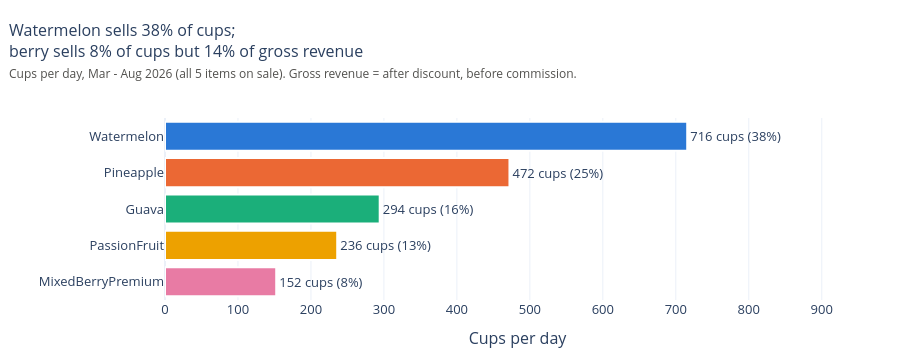

The notebook cell this image was saved under:
### Markdown cell above
### 1.3 Which items sell most when all 5 exist?

### Code cell
MIX_START, MIX_END = "2026-03-01", "2026-08-31"
sales_mix = per_day(MIX_START, MIX_END, "sku").reindex(ITEMS)
sales_mix.columns = ["cups_per_day", "revenue_thb_per_day"]
sales_mix["share_cups_pct"] = sales_mix["cups_per_day"] / sales_mix["cups_per_day"].sum() * 100
sales_mix["share_revenue_pct"] = sales_mix["revenue_thb_per_day"] / sales_mix["revenue_thb_per_day"].sum() * 100
sales_mix["avg_price_thb"] = sales_mix["revenue_thb_per_day"] / sales_mix["cups_per_day"]
sales_mix = sales_mix.sort_values("cups_per_day", ascending=False)
n_mix_days = (pd.Timestamp(MIX_END) - pd.Timestamp(MIX_START)).days + 1
mix_rev = hourly.loc[hourly["date"].between(MIX_START, MIX_END), "gross_revenue_thb"].sum()
assert np.isclose(sales_mix["revenue_thb_per_day"].sum() * n_mix_days, mix_rev)
display(sales_mix.round(1))

top, berry_row = sales_mix.iloc[0], sales_mix.loc["MixedBerryPremium"]
fig = px.bar(sales_mix.reset_index(), x="cups_per_day", y="sku", orientation="h", color="sku",
             color_discrete_map=ITEM_COLORS, category_orders={"sku": list(sales_mix.index)},
             text=[f"{c:.0f} cups ({s:.0f}%)" for c, s in zip(sales_mix["cups_per_day"], sales_mix["share_cups_pct"])],
             labels={"cups_per_day": "Cups per day", "sku": ""})
fig.update_traces(textposition="outside", cliponaxis=False, marker_line_color="white", marker_line_width=2,
                  hovertemplate="%{y}: %{x:.0f} cups a day<extra></extra>")
fig.update_layout(height=360, showlegend=False, xaxis_range=[0, sales_mix["cups_per_day"].max() * 1.35],
                  title=subtitle(
                      f"Watermelon sells {top['share_cups_pct']:.0f}% of cups; berry sells {berry_row['share_cups_pct']:.0f}% "
                      f"of cups but {berry_row['share_revenue_pct']:.0f}% of gross revenue",
                      "Cups per day, Mar - Aug 2026 (all 5 items on sale). Gross revenue = after discount, before commission."))
fig.show()

### Figure 1 — Plotly figure (JSON) as saved in the notebook; plotly's stock layout.template omitted (floating-point values rounded to 4 significant figures)
{"data": [{"cliponaxis": false, "hovertemplate": "%{y}: %{x:.0f} cups a day<extra></extra>", "legendgroup": "Watermelon", "marker": {"color": "#2a78d6", "line": {"color": "white", "width": 2}, "pattern": {"shape": ""}}, "name": "Watermelon", "orientation": "h", "showlegend": true, "text": ["716 cups (38%)"], "textposition": "outside", "type": "bar", "x": [715.6], "xaxis": "x", "y": ["Watermelon"], "yaxis": "y"}, {"cliponaxis": false, "hovertemplate": "%{y}: %{x:.0f} cups a day<extra></extra>", "legendgroup": "Pineapple", "marker": {"color": "#eb6834", "line": {"color": "white", "width": 2}, "pattern": {"shape": ""}}, "name": "Pineapple", "orientation": "h", "showlegend": true, "text": ["472 cups (25%)"], "textposition": "outside", "type": "bar", "x": [472.0], "xaxis": "x", "y": ["Pineapple"], "yaxis": "y"}, {"cliponaxis": false, "hovertemplate": "%{y}: %{x:.0f} cups a day<extra></extra>", "legendgroup": "Guava", "marker": {"color": "#1baf7a", "line": {"color": "white", "width": 2}, "pattern": {"shape": ""}}, "name": "Guava", "orientation": "h", "showlegend": true, "text": ["294 cups (16%)"], "textposition": "outside", "type": "bar", "x": [294.2], "xaxis": "x", "y": ["Guava"], "yaxis": "y"}, {"cliponaxis": false, "hovertemplate": "%{y}: %{x:.0f} cups a day<extra></extra>", "legendgroup": "PassionFruit", "marker": {"color": "#eda100", "line": {"color": "white", "width": 2}, "pattern": {"shape": ""}}, "name": "PassionFruit", "orientation": "h", "showlegend": true, "text": ["236 cups (13%)"], "textposition": "outside", "type": "bar", "x": [236.0], "xaxis": "x", "y": ["PassionFruit"], "yaxis": "y"}, {"cliponaxis": false, "hovertemplate": "%{y}: %{x:.0f} cups a day<extra></extra>", "legendgroup": "MixedBerryPremium", "marker": {"color": "#e87ba4", "line": {"color": "white", "width": 2}, "pattern": {"shape": ""}}, "name": "MixedBerryPremium", "orientation": "h", "showlegend": true, "text": ["152 cups (8%)"], "textposition": "outside", "type": "bar", "x": [152.4], "xaxis": "x", "y": ["MixedBerryPremium"], "yaxis": "y"}], "layout": {"barmode": "relative", "height": 360, "legend": {"title": {"text": ""}, "tracegroupgap": 0}, "showlegend": false, "title": {"font": {"size": 16}, "pad": {"t": 36}, "text": "Watermelon sells 38% of cups;<br>berry sells 8% of cups but 14% of gross revenue<br><span style='font-size:12px;color:#52514e'>Cups per day, Mar - Aug 2026 (all 5 items on sale). Gross revenue = after discount, before commission.</span>", "x": 0.01, "xanchor": "left", "y": 1, "yanchor": "top", "yref": "container"}, "xaxis": {"anchor": "y", "domain": [0.0, 1.0], "range": [0, 966.1], "title": {"text": "Cups per day"}}, "yaxis": {"anchor": "x", "categoryarray": ["MixedBerryPremium", "PassionFruit", "Guava", "Pineapple", "Watermelon"], "categoryorder": "array", "domain": [0.0, 1.0], "title": {"text": ""}}}}
